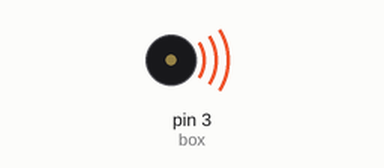
Simulated run of this sketch. Board: Arduino Uno, built with avr-gcc and run on an emulated ATmega328P. Parts: buzzer (waves = sounding).

Above: at 0.1 s.
Timing chart, 0 to 40.0 s (numbered marks = the images above):
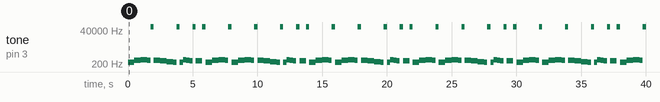

Measured:
- by itself, tone on pin 3 (box): plays 261 Hz for 0.50 s, 349 Hz for 0.50 s, 392 Hz for 0.50 s, 349 Hz for 0.25 s, 65535 Hz for 0.25 s, 349 Hz for 0.50 s … (110 notes in this stretch)

The sketch:

galinha_pintadinha.ino
```cpp
const int box = 3;
const float freq[] = {261.63, 293.66, 329.63, 349.23, 392, 440, 493.88};
char music1[] = {'C', 'C', 'F', 'F', 'G', 'G', 'F', 'X'};
char music2[] = {'F', 'F', 'E', 'E', 'D', 'D', 'C', 'X'};
char music3[] = {'C', 'G', 'F', 'E', 'X', 'E', 'E', 'X'};
int tempo = 250;

float note (char letter) {
  switch (letter) {
    case 'C':
      return freq[0];
    case 'D':
      return freq[1];
    case 'E':
      return freq[2];
    case 'F':
      return freq[3];
    case 'G':
      return freq[4];
    case 'A':
      return freq[5];
    case 'B':
      return freq[6];
    case 'X':
      return -1;
  }
}

void setup() {
  Serial.begin(9600);
  pinMode(box, OUTPUT);
}

void loop() {
  int i, j;

  for (i = 0; i < 8; ++i) {
    tone(box, note(music1[i]));
    delay(tempo);
  }
  for (i = 0; i < 8; ++i) {
    tone(box, note(music2[i]));
    delay(tempo);
  }
  for (i = 0; i < 8; ++i) {
    tone(box, note(music3[i]));
    delay(tempo);
  }
  for (i = 0; i < 8; ++i) {
    tone(box, note(music1[i]));
    delay(tempo);
  }
}
```
